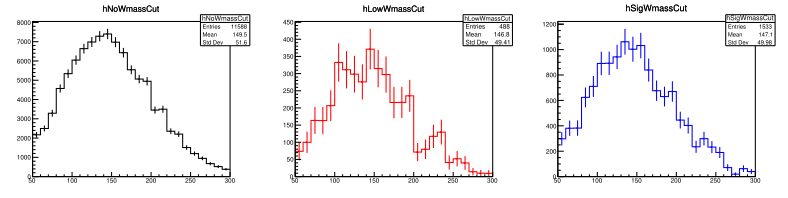

Python code for this plot:
import ROOT
from ROOT import *

# fQCDs = []

# for ht in ['700','1000','1500','2000']:
# 	TFile.Open('../rootfiles/35851pb/TWtreefile_QCDHT'+ht+'_Trigger_nominal_none.root') 

# 	weightTree = htFile.Get('miniTree')


fHT1000 = TFile.Open('../rootfiles/35851pb/TWminitree_weightedQCDHT1000_PSET_default.root')

tHT1000 = fHT1000.Get('miniTree')

hNoWmassCut = TH1F('hNoWmassCut','hNoWmassCut',25,50,300)
hLowWmassCut = TH1F('hLowWmassCut','hLowWmassCut',25,50,300)
hSigWmassCut = TH1F('hSigWmassCut','hSigWmassCut',25,50,300)

tWeight = fHT1000.Get('Weight')
tWeight.GetEntry(0)
normWeight = tWeight.weightv

cHT1000 = TCanvas('cHT1000','cHT1000',1500,400)
cHT1000.Divide(3,1)

cHT1000.cd(1)
tHT1000.Draw('mass_top>>hNoWmassCut','(weight*'+str(normWeight)+')*((tau32<0.65)&&(sjbtag>0.5426))','histE')
cHT1000.cd(2)
tHT1000.Draw('mass_top>>hLowWmassCut','(weight*'+str(normWeight)+')*((mass_w<65)&&(mass_w>30)&&(tau32<0.65)&&(sjbtag>0.5426))','histE')
cHT1000.cd(3)
tHT1000.Draw('mass_top>>hSigWmassCut','(weight*'+str(normWeight)+')*((mass_w<95)&&(mass_w>65)&&(tau32<0.65)&&(sjbtag>0.5426))','histE')

hNoWmassCut.SetLineColor(kBlack)
hLowWmassCut.SetLineColor(kRed)
hSigWmassCut.SetLineColor(kBlue)

hNoWmassCut.Draw('histE')
hLowWmassCut.Draw('histE')
hSigWmassCut.Draw('histE')

cHT1000.Print('TopMassTester.pdf','pdf')
